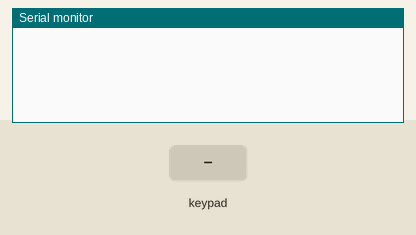
Simulated run of this sketch. Board: Arduino Uno, built with avr-gcc and run on an emulated ATmega328P. On the bench: the last lines printed to the serial monitor. The test bench sets the inputs (shaded band).

Above: at 1.2 s.
1.3 s: key '1' pressed
At 2.5 s:
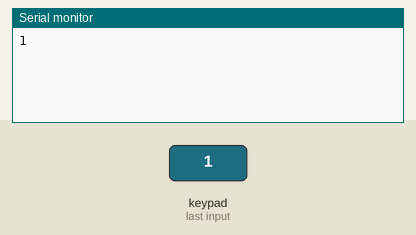
2.8 s: keypad keys 1 3 1 2 1 1 1 0 # pressed 0.4 s apart
At 7.4 s:
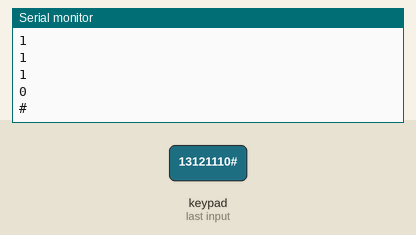
7.9 s: key 'A' pressed
At 8.8 s:
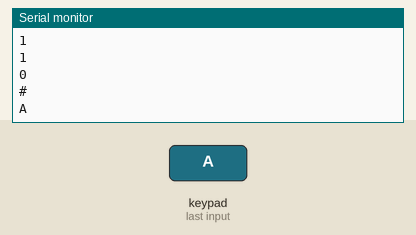
9.4 s: keypad keys 1 3 1 2 1 1 1 0 * pressed 0.4 s apart
At 13.5 s:
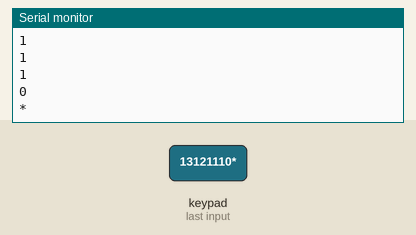
14.5 s: key 'B' pressed
At 15.3 s:
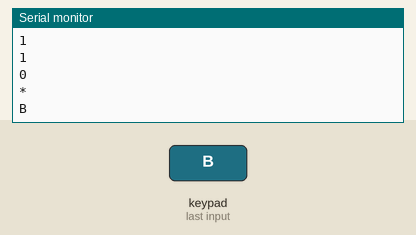
16.0 s: keypad keys 1 3 1 2 1 1 1 0 D pressed 0.4 s apart
At 20.0 s:
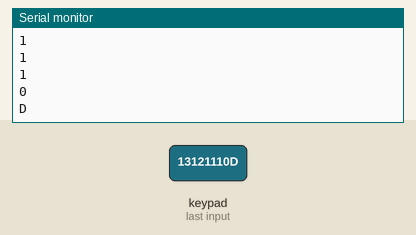
Timing chart, 0 to 21.5 s (numbered marks = the images above; inputs shaded):
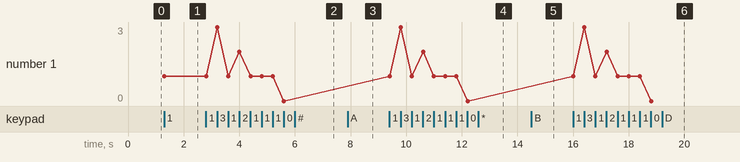

Measured:
- after the input at 1.3 s, the serial monitor: prints a new line at once (image 1)
- after the input at 2.8 s, the serial monitor: prints a new line after 0.41 s (image 2)
- after the input at 7.9 s, the serial monitor: prints a new line at once (image 3)
- after the input at 9.4 s, the serial monitor: prints a new line at once (image 4)
- after the input at 14.5 s, the serial monitor: prints a new line at once (image 5)
- after the input at 16.0 s, the serial monitor: prints a new line at once (image 6)
- plotted number 1: 1 → 0 after the input at 2.8 s

The sketch:

keypad.ino
```cpp
#include <Keypad.h>

const byte satir = 4;
const byte sutun = 4;

char tus;
char tus_takimi[satir][sutun] = {
  {'1', '2', '3', 'A'},
  {'4', '5', '6', 'B'},
  {'7', '8', '9', 'C'},
  {'*', '0', '#', 'D'}
};

byte satir_pinleri[satir] = {13, 12, 11, 10};
byte sutun_pinleri[satir] = {9, 8, 7, 6};

Keypad mahmut = Keypad(makeKeymap(tus_takimi) , satir_pinleri , sutun_pinleri , satir , sutun);

void setup()
{
  Serial.begin(9600);
}

void loop()
{
  tus = mahmut.getKey();
  if (tus)
  {
    Serial.println(tus);
  }

}
```
